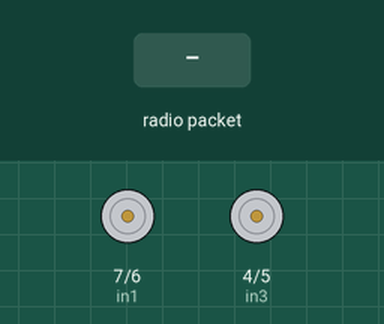
Recording of a sketch running on a simulated Arduino Uno, built with avr-gcc and run on an emulated ATmega328P. Shown: motor-driver pin pairs drawn as motors (green arrow = first pin HIGH = forward, orange = second pin HIGH = backward, longer = more drive, scaled by the enable pin). The inputs (shaded band) are chosen by the test bench. No radio packets arrive unless stated.

Above: at 1.2 s.
1.3 s: radio packet "1" arrives
At 2.4 s:
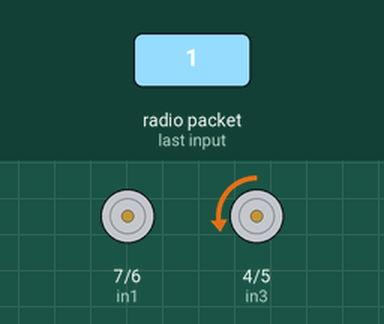
2.8 s: radio packet "0" arrives
At 3.6 s:
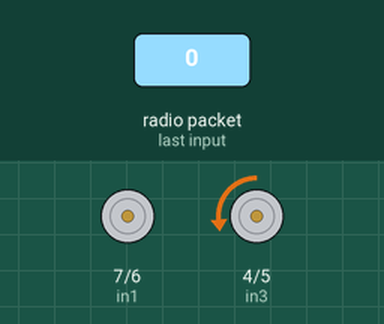
Timing chart, 0 to 5.8 s (numbered marks = the images above; inputs shaded):
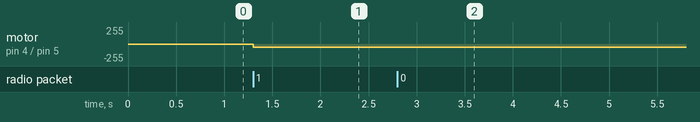

The sketch:

car_reciever_.ino
```cpp
// nrf24_reliable_datagram_server.pde
// -*- mode: C++ -*-
// Example sketch showing how to create a simple addressed, reliable messaging server
// with the RHReliableDatagram class, using the RH_NRF24 driver to control a NRF24 radio.
// It is designed to work with the other example nrf24_reliable_datagram_client
// Tested on Uno with Sparkfun WRL-00691 NRF24L01 module
// Tested on Teensy with Sparkfun WRL-00691 NRF24L01 module
// Tested on Anarduino Mini (http://www.anarduino.com/mini/) with RFM73 module
// Tested on Arduino Mega with Sparkfun WRL-00691 NRF25L01 module

#include <RHReliableDatagram.h>
#include <RH_NRF24.h>
#include <SPI.h>

#define CLIENT_ADDRESS 1
#define SERVER_ADDRESS 2

// Singleton instance of the radio driver
RH_NRF24 driver;
// RH_NRF24 driver(8, 7);   // For RFM73 on Anarduino Mini

// Class to manage message delivery and receipt, using the driver declared above
RHReliableDatagram manager(driver, SERVER_ADDRESS);

int ena = 9 ;
int enb = 3 ;
int in1 = 7 ;
int in2 = 6 ;
int in3 = 4 ;
int in4 = 5 ;
void setup()
{
  pinMode(ena, OUTPUT);
  pinMode(enb, OUTPUT);
  pinMode(in1, OUTPUT);
  pinMode(in2, OUTPUT);
  pinMode(in3, OUTPUT);
  pinMode(in4, OUTPUT);
  Serial.begin(9600);
  if (!manager.init())
    Serial.println("init failed");
  // Defaults after init are 2.402 GHz (channel 2), 2Mbps, 0dBm
}

uint8_t data[] = "data recieved ";
// Dont put this on the stack:
uint8_t buf[RH_NRF24_MAX_MESSAGE_LEN];
void backward(){
digitalWrite(in1,1);
digitalWrite(in2,0);

digitalWrite(in3,1);
digitalWrite(in4,0);}
void forward(){
digitalWrite(in1,0);
digitalWrite(in2,1);

digitalWrite(in3,0);
digitalWrite(in4,1);

}
void loop()
{
  if (manager.available())
  {
    // Wait for a message addressed to us from the client
    uint8_t len = sizeof(buf);
    uint8_t from;
    if (manager.recvfromAck(buf, &len, &from))
    {
    /*  Serial.print("got request from : 0x");
           //Serial.print(from, HEX);
      //Serial.print(": MotorA = ");
      //Serial.print(buf[0]);
      //Serial.print(" MotorB = ");
      //Serial.print(buf[1]);
      //Serial.print(" Dir = ");
      //Serial.println(buf[2]);

      // Set Motor Direction*/
      if(buf[2]==1){
         backward();

      }
     else {
      forward();
     }
     analogWrite(enb,buf[0]);     // speed motor right
     analogWrite(ena,buf[1]);     // speed left motor
      // Send a reply back to the originator client
      if (!manager.sendtoWait(data, sizeof(data), from))
        Serial.println("sendtoWait failed");
    }
  }
}
```

Measured:
- after the input at 1.3 s, motor on pin 4 (in3) / pin 5 (in4): stopped → backward 49/255 at once
- after the input at 2.8 s, motor on pin 4 (in3) / pin 5 (in4): backward 49/255 → backward 48/255 at once
